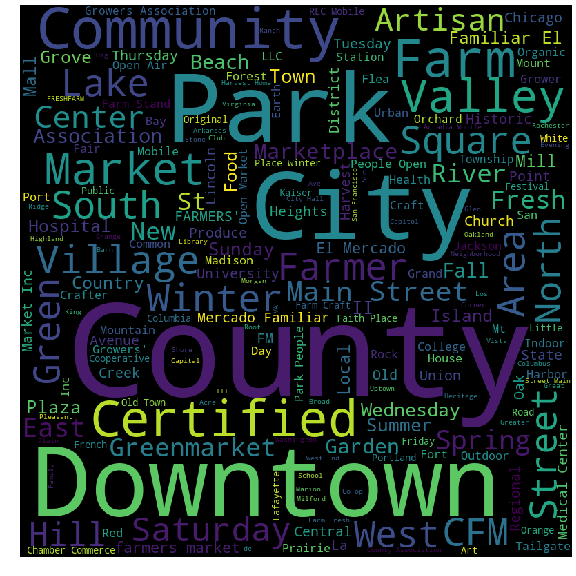

Python code for this plot:
from wordcloud import WordCloud, STOPWORDS
import matplotlib.pyplot as plt
import pandas as pd
data=pd.read_csv("Farmer'sMarket.csv")
word_dict=data["market_name"].values

word_text=""
for i in word_dict:
    word_list=i.split(" ")
    
    for j in word_list:
        
  
        if j not in ["MARKETS","MARKET","Markets","Market","Farmer's","FARMERS","FARMER","Farmers Market","Farmers' Market","Farmer Market","Farmers", "Market","Farmers'","Farmer","Farmer "," Farmer"]:
            print(j)
            word_text=word_text+" "+j

wordcloud=WordCloud(width=800,height=800).generate(word_text)

#PLOT AND SAVE
import matplotlib.pyplot as plt
plt.figure(figsize=(8,8),facecolor=None)
plt.imshow(wordcloud)
plt.axis("off")
plt.tight_layout(pad=0)
#plt.show()
plt.savefig("wordcloud.png")